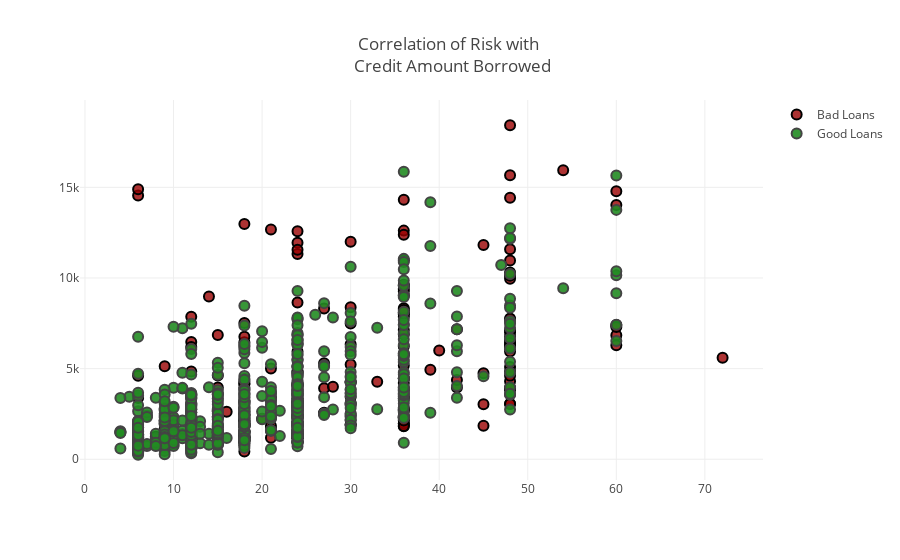

Write notebook code for a chart like this one.
### Code cell
# The higher the credit amount the higher the risk of the loan. Scatter plot?
# The higher the duration of the loan the higher the risk of the loan?

bad_credit_amount = df["Credit_amount"].loc[df['Risk'] == 'bad'].values.tolist()
good_credit_amount = df["Credit_amount"].loc[df['Risk'] == 'good'].values.tolist()
bad_duration = df['Duration'].loc[df['Risk'] == 'bad'].values.tolist()
good_duration = df['Duration'].loc[df['Risk'] == 'good'].values.tolist()


bad_loans = go.Scatter(
    x = bad_duration,
    y = bad_credit_amount,
    name = 'Bad Loans',
    mode = 'markers',
    marker = dict(
        size = 10,
        color = 'rgba(152, 0, 0, .8)',
        line = dict(
            width = 2,
            color = 'rgb(0, 0, 0)'
        )
    )
)

good_loans = go.Scatter(
    x = good_duration,
    y = good_credit_amount,
    name = 'Good Loans',
    mode = 'markers',
    marker = dict(
        size = 10,
        color = 'rgba(34, 139, 34, .9)',
        line = dict(
            width = 2,
        )
    )
)

data = [bad_loans, good_loans]

layout = dict(title = 'Correlation of Risk with <br> Credit Amount Borrowed',
              yaxis = dict(zeroline = False),
              xaxis = dict(zeroline = False)
             )

fig = dict(data=data, layout=layout)
iplot(fig, filename='styled-scatter')

### Figure 1 — Plotly figure (JSON) as saved in the notebook; plotly's stock layout.template omitted (floating-point values rounded to 4 significant figures; data arrays with more than 128 entries replaced by an {"elided": "..."} marker saying what was removed)
{"data": [{"marker": {"color": "rgba(152, 0, 0, .8)", "line": {"color": "rgb(0, 0, 0)", "width": 2}, "size": 10}, "mode": "markers", "name": "Bad Loans", "type": "scatter", "uid": "a798284f-abc3-478a-9848-728b9491fd3c", "x": {"elided": "300 int values"}, "y": {"elided": "300 int values"}}, {"marker": {"color": "rgba(34, 139, 34, .9)", "line": {"width": 2}, "size": 10}, "mode": "markers", "name": "Good Loans", "type": "scatter", "uid": "17a3e080-a0da-4477-8b8d-4aeaa52978da", "x": {"elided": "700 int values"}, "y": {"elided": "700 int values"}}], "layout": {"title": {"text": "Correlation of Risk with <br> Credit Amount Borrowed"}, "xaxis": {"zeroline": false}, "yaxis": {"zeroline": false}}}
